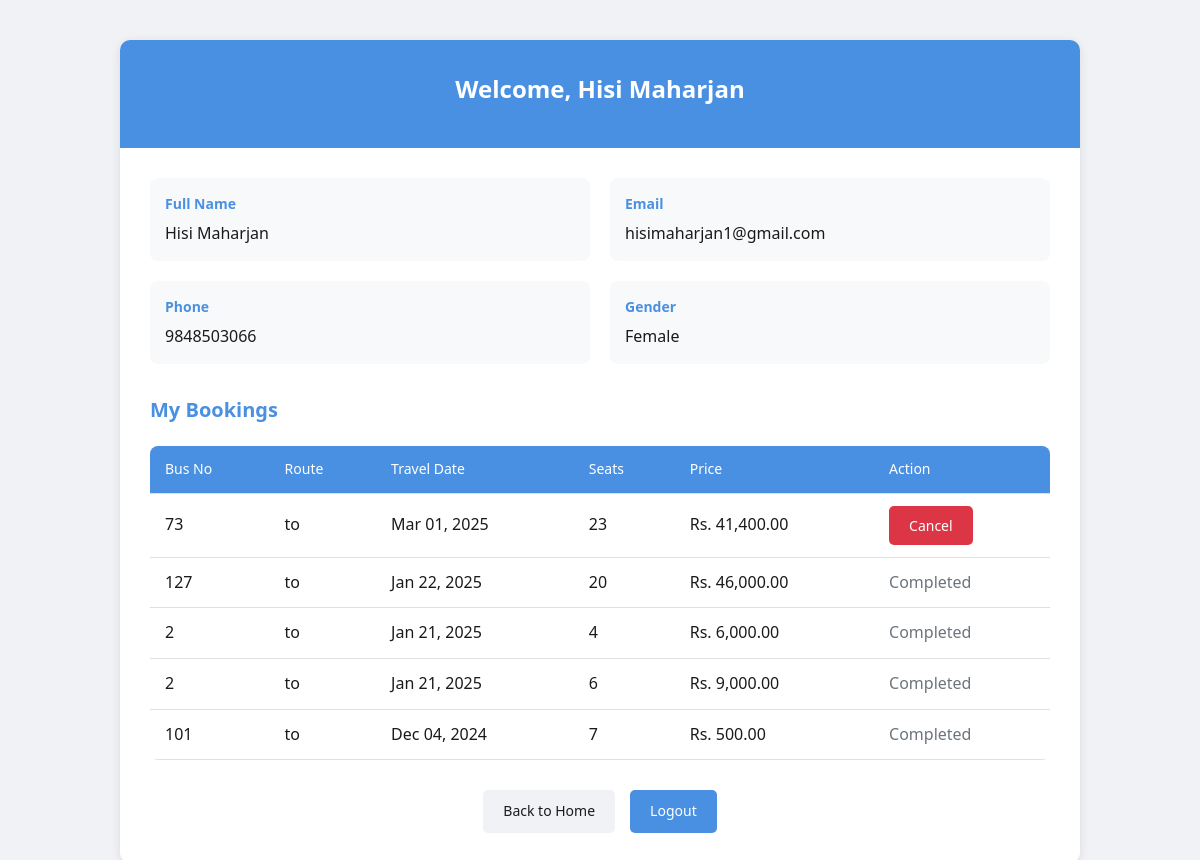
Screenshot of /profile.php (signed in) with the database file from the repository.
### tables this page shows
CREATE TABLE `users` (
  `id` int(11) NOT NULL,
  `full_name` varchar(255) NOT NULL,
  `email` varchar(255) NOT NULL,
  `phone_number` varchar(10) NOT NULL,
  `dob` date NOT NULL,
  `gender` enum('Male','Female') NOT NULL,
  `password` varchar(255) NOT NULL,
  `role` enum('user','admin') DEFAULT 'user',
  `created_at` timestamp NOT NULL DEFAULT current_timestamp()
);

CREATE TABLE `bookings` (
  `id` int(11) NOT NULL,
  `user_id` int(11) DEFAULT NULL,
  `bus_no` varchar(50) DEFAULT NULL,
  `route` varchar(100) DEFAULT NULL,
  `price` decimal(10,2) DEFAULT NULL,
  `phone` varchar(15) DEFAULT NULL,
  `travel_date` date DEFAULT NULL,
  `num_people` int(11) DEFAULT NULL,
  `status` enum('pending','confirmed','cancelled') DEFAULT 'pending'
);

### profile.php (the view, shortened to what this page needs)
<?php
require_once 'db_connect.php';
$user_id = $_SESSION['user_id'];
$sql_user = "SELECT * FROM users WHERE id = ?";
$stmt = $conn->prepare($sql_user);
$stmt->bind_param("i", $user_id);
$stmt->execute();
$result_user = $stmt->get_result();
if ($result_user->num_rows > 0) {
    $user = $result_user->fetch_assoc();
} else {
    header('Location: mainlogin/login.php');
    exit();
}
$sql_bookings = "SELECT b.*, bs.from_city, bs.to_city
                 FROM bookings b
                 LEFT JOIN buses bs ON b.bus_no = bs.bus_name
                 WHERE b.user_id = ?
                 ORDER BY b.travel_date DESC";
$stmt = $conn->prepare($sql_bookings);
$stmt->bind_param("i", $user_id);
$stmt->execute();
$result_bookings = $stmt->get_result();
?>
<!DOCTYPE html>
<html lang="en">
<head>
</head>
<body>
    <div class="container">
        <div class="profile-card">
            <div class="profile-header">
                <h1>Welcome, <?php echo htmlspecialchars($user['full_name']); ?></h1>
            </div>
            <div class="profile-content">
                <div class="info-grid">
                    <div class="info-item">
                        <strong>Full Name</strong>
                        <?php echo htmlspecialchars($user['full_name']); ?>
                    </div>
                    <div class="info-item">
                        <strong>Email</strong>
                        <?php echo htmlspecialchars($user['email']); ?>
                    </div>
                    <div class="info-item">
                        <strong>Phone</strong>
                        <?php echo htmlspecialchars($user['phone_number']); ?>
                    </div>
                    <div class="info-item">
                        <strong>Gender</strong>
                        <?php echo htmlspecialchars($user['gender']); ?>
                    </div>
                </div>
                <div class="bookings-section">
                    <h2>My Bookings</h2>
                    <?php if ($result_bookings->num_rows > 0): ?>
                        <table class="booking-table">
                            <thead>
                                <tr>
                                    <th>Bus No</th>
                                    <th>Route</th>
                                    <th>Travel Date</th>
                                    <th>Seats</th>
                                    <th>Price</th>
                                    <th>Action</th>
                                </tr>
                            </thead>
                            <tbody>
                                <?php while ($booking = $result_bookings->fetch_assoc()): ?>
                                    <tr>
                                        <td><?php echo htmlspecialchars($booking['bus_no']); ?></td>
                                        <td><?php echo htmlspecialchars($booking['from_city']) . ' to ' . htmlspecialchars($booking['to_city']); ?></td>
                                        <td><?php echo date('M d, Y', strtotime($booking['travel_date'])); ?></td>
                                        <td><?php echo htmlspecialchars($booking['num_people']); ?></td>
                                        <td>Rs. <?php echo number_format($booking['price'], 2); ?></td>
                                        <td>
                                            <?php if (strtotime($booking['travel_date']) > time()): ?>
                                                <form action="cancel_booking.php" method="POST" style="display: inline;" onsubmit="return confirm('Are you sure you want to cancel this booking?');">
                                                    <button type="submit" class="btn btn-danger">Cancel</button>
                                                </form>
                                            <?php else: ?>
                                                <span style="color: #6c757d;">Completed</span>
                                            <?php endif; ?>
                                        </td>
                                    </tr>
                                <?php endwhile; ?>
                            </tbody>
                        </table>
                    <?php else: ?>
                        <p>You haven't made any bookings yet.</p>
                    <?php endif; ?>
                </div>
                <div class="action-buttons">
                    <a href="landingpage.html" class="btn btn-secondary">Back to Home</a>
                    <a href="mainlogin/logout.php" class="btn btn-primary">Logout</a>
                </div>
            </div>
        </div>
    </div>
</body>
</html>

### profile.php (style rules this page uses)
* { margin: 0; padding: 0; box-sizing: border-box; font-family: 'Segoe UI', Tahoma, Geneva, Verdana, sans-serif; }
body { background-color: #f0f2f5; color: #1a1a1a; line-height: 1.6; }
.container { max-width: 1000px; margin: 40px auto; padding: 0 20px; }
.profile-card { background: #ffffff; border-radius: 10px; box-shadow: 0 2px 10px rgba(0, 0, 0, 0.1); overflow: hidden; }
.profile-header { background: #4a90e2; color: #ffffff; padding: 30px; text-align: center; }
.profile-header h1 { font-size: 24px; margin-bottom: 10px; }
.profile-content { padding: 30px; }
.info-grid { display: grid; grid-template-columns: repeat(2, 1fr); gap: 20px; margin-bottom: 30px; }
.info-item { background: #f8f9fa; padding: 15px; border-radius: 8px; }
.info-item strong { color: #4a90e2; display: block; margin-bottom: 5px; font-size: 14px; }
.bookings-section { margin-top: 30px; }
.bookings-section h2 { color: #4a90e2; margin-bottom: 20px; font-size: 20px; }
.booking-table { width: 100%; border-collapse: collapse; background: #ffffff; border-radius: 8px; overflow: hidden; }
.booking-table th, .booking-table td { padding: 12px 15px; text-align: left; border-bottom: 1px solid #e0e0e0; }
.booking-table th { background: #4a90e2; color: #ffffff; font-weight: 500; font-size: 14px; }
.action-buttons { display: flex; gap: 15px; margin-top: 30px; justify-content: center; }
.btn { display: inline-block; padding: 10px 20px; border-radius: 5px; text-decoration: none; font-weight: 500; transition: all 0.3s ease; font-size: 14px; border: none; cursor: pointer; }
.btn-primary { background: #4a90e2; color: #ffffff; }
.btn-secondary { background: #f0f2f5; color: #1a1a1a; }
.btn-danger { background: #dc3545; color: #ffffff; }

### rows the page displays
users: full_name "Hisi Maharjan", email "hisimaharjan1@gmail.com", phone_number "9848503066", gender "Female"
bookings: bus_no "73", travel_date "Mar 01, 2025", num_people "23", price "41,400.00"
bookings: bus_no "127", travel_date "Jan 22, 2025", num_people "20", price "46,000.00", shows "Completed"
bookings: bus_no "2", travel_date "Jan 21, 2025", num_people "4", price "6,000.00", shows "Completed"
bookings: bus_no "2", travel_date "Jan 21, 2025", num_people "6", price "9,000.00", shows "Completed"
bookings: bus_no "101", travel_date "Dec 04, 2024", num_people "7", price "500.00", shows "Completed"
